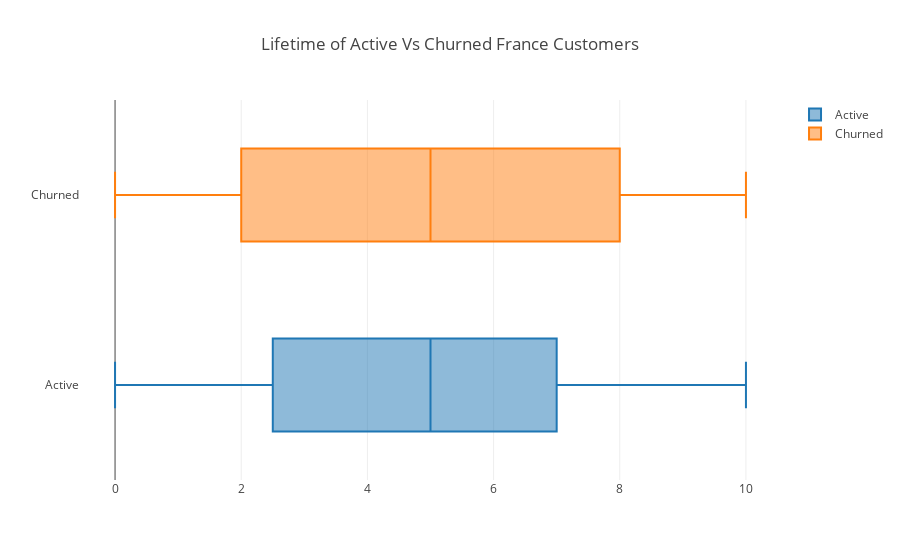

This figure's notebook cell:
### Markdown cell above
**1.2 France Tenure stats (Active vs Churned)**

### Code cell
active_france_users = active_users[active_users['Geography']=='France']
churned_france_users = churned_users[churned_users['Geography']=='France']

enable_plotly_in_cell()
import plotly.graph_objs as go
from plotly.offline import iplot

group_1 = go.Box(
    x=active_france_users['Tenure'],
    name="Active")

group_2 = go.Box(
    x=churned_france_users['Tenure'],
    name="Churned")

info = [group_1, group_2]
title = "Lifetime of Active Vs Churned France Customers"
iplot({
            "data": info, 
            "layout": {
                "title": title
            }
     })

### Figure 1 — Plotly figure (JSON) as saved in the notebook; plotly's stock layout.template omitted (floating-point values rounded to 4 significant figures; data arrays with more than 128 entries replaced by an {"elided": "..."} marker saying what was removed)
{"data": [{"x": {"elided": "4204 int values"}, "type": "box", "name": "Active", "uid": "4d9dccbb-5268-4a07-a21e-f4516791d664"}, {"x": {"elided": "810 int values"}, "type": "box", "name": "Churned", "uid": "d3bba7d6-776d-4b49-96a0-1c12001c9797"}], "layout": {"title": {"text": "Lifetime of Active Vs Churned France Customers"}}}
